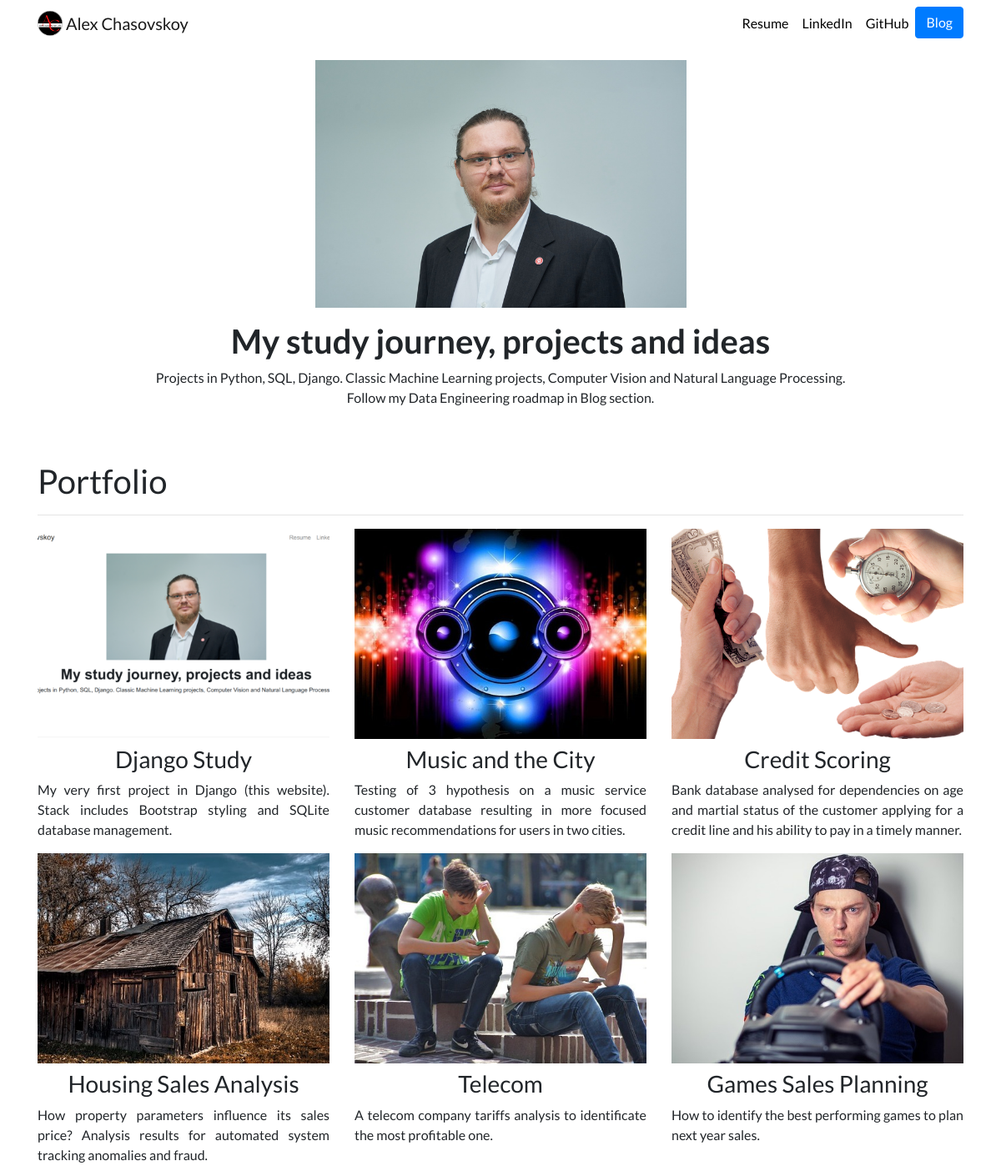
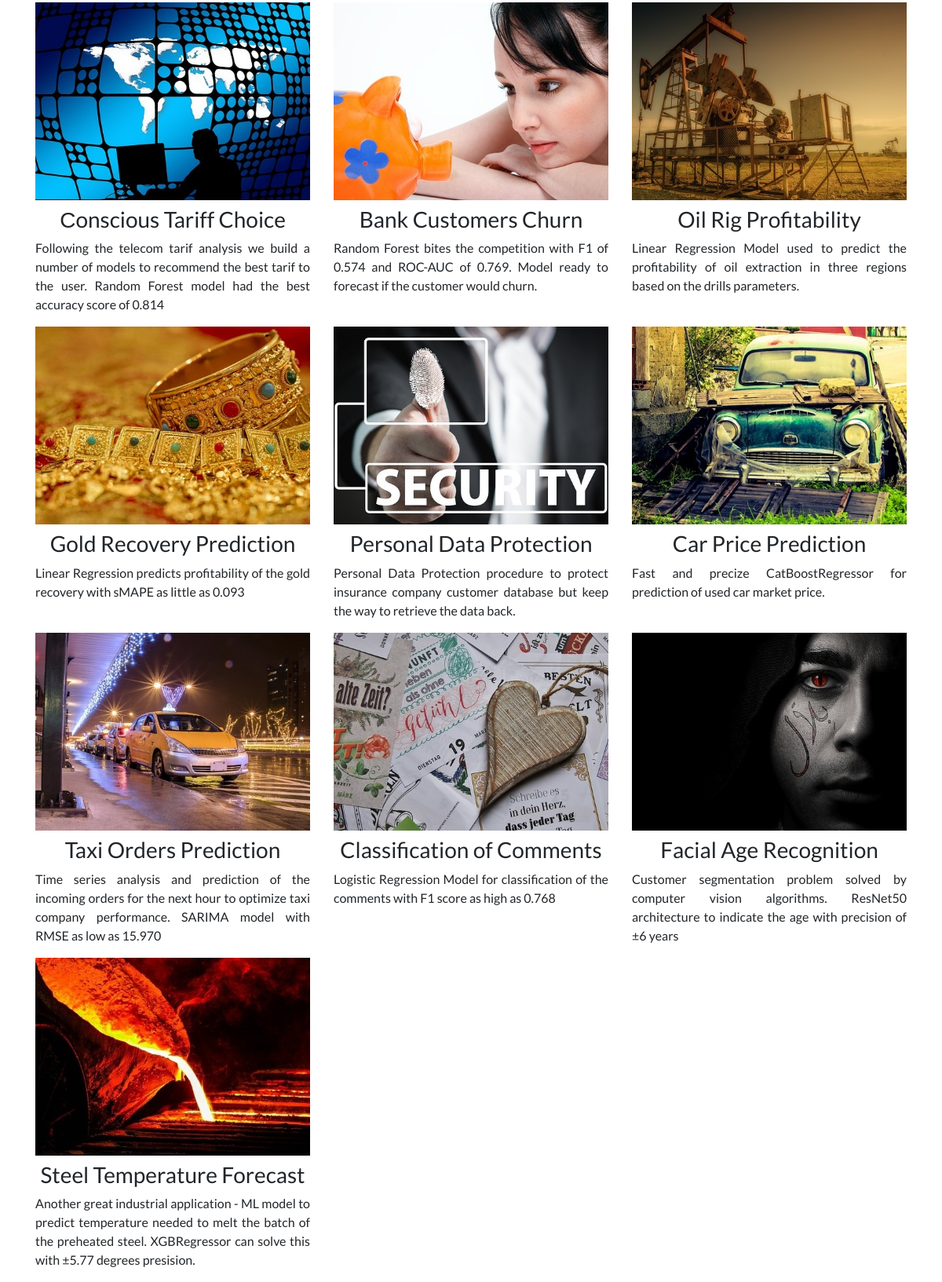
The page / on the database its author committed (2 pictures, top to bottom).
### portfolio/models.py (models this page shows, shortened)
class Project(models.Model):
    title = models.CharField(max_length=100)  # string field with max length of 100
    description = models.CharField(max_length=250)
    image = models.ImageField(upload_to='portfolio/images')  # creates directory to store images of the portfolio
    url = models.URLField(blank=True)  # blank=True for opening the page in the new browser tab

### portfolio/views.py (the view)
# urls.py: 2. Add a URL to urlpatterns:  path('', views.home, name='home')
def home(request):
    projects = Project.objects.all()
    return render(request, 'portfolio/home.html', {'projects': projects})

### portfolio/templates/portfolio/home.html (shortened to what this page needs)
{% extends "portfolio/base.html" %}
{% load static %}
{% block content %}
<div class="row justify-content-center my-3">
  <div class="col-5">
    <img src="{% static 'portfolio/PHO04908.jpg' %}" class="img-fluid">
  </div>
</div>
<div class="row justify-content-center mb-3">
  <div class="col-md-9 text-center">
    <h1 id="hometext" class="font-weight-bold" style="font-size: 250%;">My study journey, projects and ideas</h1>
  </div>
  <p style="text-align: center;">Projects in Python, SQL, Django. Classic Machine Learning projects, Computer Vision and Natural Language Processing.
    <br>Follow my Data Engineering roadmap in Blog section.
  </p>
</div>
<h2 class="mt-5" style="font-size: 250%;">Portfolio</h2>
<hr>
<div class="row">
  {% for project in projects %}
  <div class="col-lg-4 col-md-6">
    {% if project.url %}
    <a href="{{ project.url }}" title='Click to view "{{ project.title }}" project' target="_blank">
      <img src="{{ project.image.url }}" class="img-fluid mb-2">
    </a>
    {% else %}
    <img src="{{ project.image.url }}" class="img-fluid mb-2">
    {% endif %}
    <h3 style="text-align: center;">{{ project.title }}</h3>
    <p style="text-align: justify;">{{ project.description }}</p>
  </div>
  {% endfor %}
</div>
{% endblock %}

### portfolio/templates/portfolio/base.html (shortened to what this page needs)
{% load static %}
<!doctype html>
<html lang="en">
<head>
  <link rel="stylesheet" href="https://stackpath.bootstrapcdn.com/bootstrap/4.4.1/css/bootstrap.min.css">
  <link rel="stylesheet" href="{% static "portfolio/custom.css" %}">
</head>
<body>
  <nav id="topNav" class="navbar navbar-expand-md navbar-light">
    <div class="container">
      <a class="navbar-brand" href="{% url 'home' %}">
        <img src="{% static "portfolio/Logo.png" %}" width="30" height="30" class="d-inline-block align-top" alt="Alex' Logo">
        <span>Alex Chasovskoy</span>
      </a>
      <div class="collapse navbar-collapse text-center" id="navbarNav">
        <ul class="navbar-nav ml-auto">
          <li class="nav-item">
            <a class="nav-link" href="{% static "portfolio/resume.pdf" %}">Resume</a>
          </li>
          <li class="nav-item">
            <a class="nav-link" href="https://www.linkedin.com/in/iskanderrus/" target="_blank">LinkedIn</a>
          </li>
          <li class="nav-item">
            <a class="nav-link" href="https://github.com/Iskanderrus" target="_blank">GitHub</a>
          </li>
          <li>
            <a role="button" href="{% url 'blog:all_blogs' %}" class="btn btn-primary">Blog</a>
          </li>
        </ul>
      </div>
    </div>
  </nav>
  <div class="container">
    {% block content %}{% endblock %}
  </div>
</body>
</html>

### portfolio/static/portfolio/custom.css (style rules this page uses)
.navbar-nav .nav-link { color: rgba(0,0,0,1) !important; }
body { font-family: 'Lato', sans-serif; }
@media (min-width: 992px) { #hometext { font-size: 4rem; } }

### rows shown on the page
Project: image (picture), title "Django Study", description "My very first project in Django (this website). Stack includes Bootstrap styling and SQLite database management."
Project: image (picture), title "Music and the City", description "Testing of 3 hypothesis on a music service customer database resulting in more focused music recommendations for users in two cities."
Project: image (picture), title "Credit Scoring", description "Bank database analysed for dependencies on age and martial status of the customer applying for a credit line and his ability to pay in a timely manner."
Project: image (picture), title "Housing Sales Analysis", description "How property parameters influence its sales price? Analysis results for automated system tracking anomalies and fraud."
Project: image (picture), title "Telecom", description "A telecom company tariffs analysis to identificate the most profitable one."
Project: image (picture), title "Games Sales Planning", description "How to identify the best performing games to plan next year sales."
Project: image (picture), title "Сonscious Tariff Choice", description "Following the telecom tarif analysis we build a number of models to recommend the best tarif to the user. Random Forest model had the best accuracy score of 0.814"
Project: image (picture), title "Bank Customers Churn", description "Random Forest bites the competition with F1 of 0.574 and ROC-AUC of 0.769. Model ready to forecast if the customer would churn."
Project: image (picture), title "Oil Rig Profitability", description "Linear Regression Model used to predict the profitability of oil extraction in three regions based on the drills parameters."
Project: image (picture), title "Gold Recovery Prediction", description "Linear Regression predicts profitability of the gold recovery with sMAPE as little as 0.093"
Project: image (picture), title "Personal Data Protection", description "Personal Data Protection procedure to protect insurance company customer database but keep the way to retrieve the data back."
Project: image (picture), title "Car Price Prediction", description "Fast and precize CatBoostRegressor for prediction of used car market price."
Project: image (picture), title "Taxi Orders Prediction", description "Time series analysis and prediction of the incoming orders for the next hour to optimize taxi company performance. SARIMA model with RMSE as low as 15.970"
Project: image (picture), title "Classification of Comments", description "Logistic Regression Model for classification of the comments with F1 score as high as 0.768"
Project: image (picture), title "Facial Age Recognition", description "Customer segmentation problem solved by computer vision algorithms. ResNet50 architecture to indicate the age with precision of ±6 years"
Project: image (picture), title "Steel Temperature Forecast", description "Another great industrial application - ML model to predict temperature needed to melt the batch of the preheated steel. XGBRegressor can solve this with ±5.77 degrees presision."
